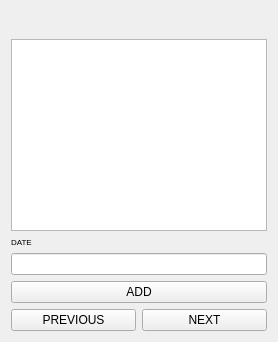
                <widget class="QWidget" name="F1_p7">
                 <layout class="QVBoxLayout" name="verticalLayout_26">
                  <item>
                   <layout class="QVBoxLayout" name="verticalLayout_19">
                    <item>
                     <widget class="QLabel" name="label_89">
                      <property name="font">
                       <font>
                        <pointsize>14</pointsize>
                       </font>
                      </property>
                      <property name="text">
                       <string/>
                      </property>
                      <property name="pixmap">
                       <pixmap resource="f1.qrc">:/newPrefix/award.jpg</pixmap>
                      </property>
                      <property name="scaledContents">
                       <bool>true</bool>
                      </property>
                      <property name="alignment">
                       <set>Qt::AlignCenter</set>
                      </property>
                     </widget>
                    </item>
                    <item>
                     <widget class="QTextEdit" name="award_summary_text_edit_f1"/>
                    </item>
                    <item>
                     <widget class="QLabel" name="label_91">
                      <property name="font">
                       <font>
                        <pointsize>6</pointsize>
                       </font>
                      </property>
                      <property name="text">
                       <string>DATE</string>
                      </property>
                      <property name="alignment">
                       <set>Qt::AlignLeading|Qt::AlignLeft|Qt::AlignVCenter</set>
                      </property>
                     </widget>
                    </item>
                    <item>
                     <widget class="QLineEdit" name="award_date_edit_f1"/>
                    </item>
                    <item>
                     <widget class="QPushButton" name="ADD_AWARD">
                      <property name="text">
                       <string>ADD</string>
                      </property>
                     </widget>
                    </item>
                    <item>
                     <layout class="QHBoxLayout" name="horizontalLayout_12">
                      <item>
                       <widget class="QPushButton" name="F7_PREVIOUS_2">
                        <property name="text">
                         <string>PREVIOUS</string>
                        </property>
                       </widget>
                      </item>
                      <item>
                       <widget class="QPushButton" name="F7_NEXT_2">
                        <property name="text">
                         <string>NEXT</string>
                        </property>
                       </widget>
                      </item>
                     </layout>
                    </item>
                   </layout>
                  </item>
                 </layout>
                </widget>
